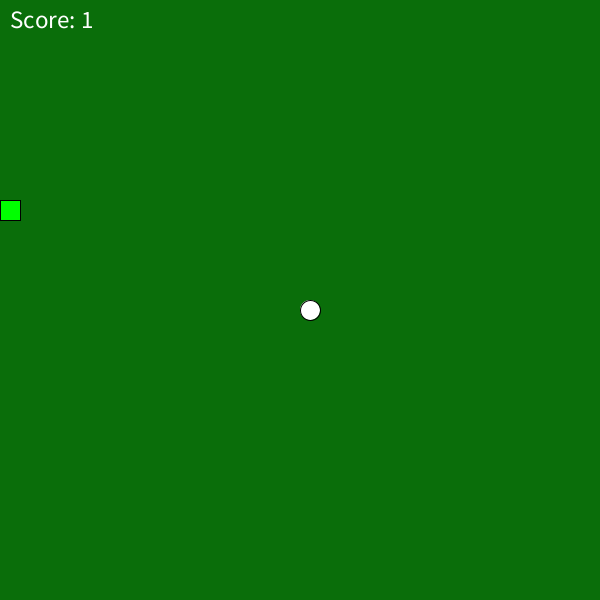
Frame 1 (no input)
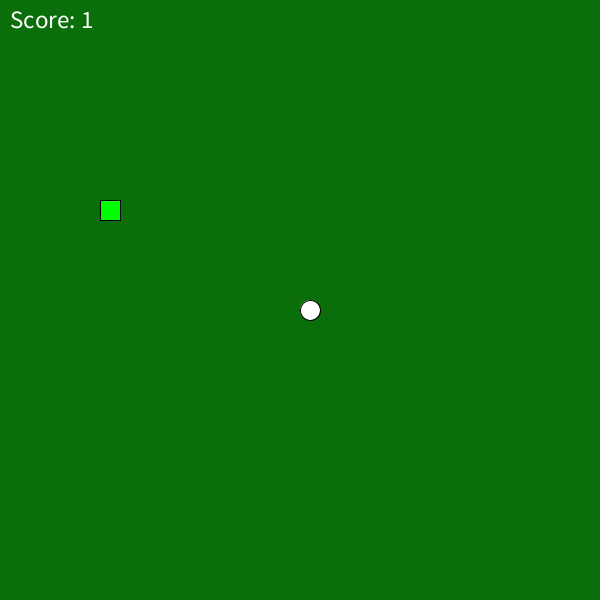
Frame 60 (the mouse pressed at the canvas centre just before this capture)
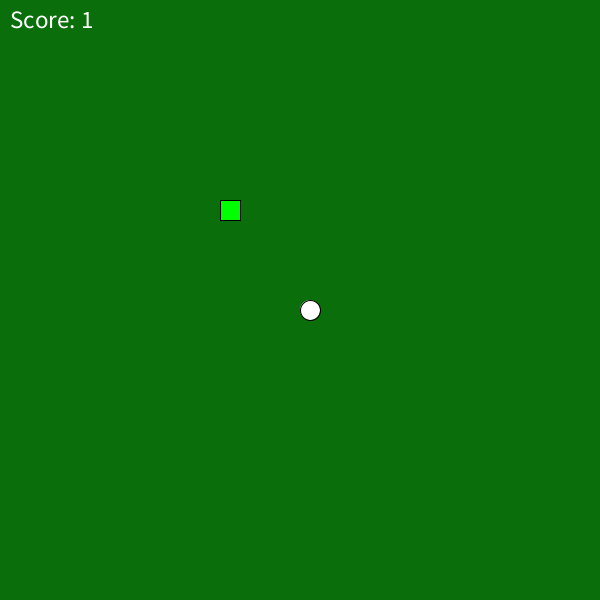
Frame 120 (the mouse held since frame 60 and released just before this capture)

The Processing sketch that drew these frames (run headless with seeded random() and noise(); from frame 60 on, the mouse is pressed at the canvas centre):

// Processing sketch: snake
// ── snake.pde
ArrayList<Integer> snakex = new ArrayList<Integer>(), snakey = new ArrayList<Integer>();
int w=30, h=30, blocks=20, direction=2, foodx=15, foody=15, speed = 8, fc1 = 255, fc2 = 255, fc3 = 255; 
int[]x_direction={0, 0, 1, -1}, y_direction={1, -1, 0, 0}; //direction for x and y
boolean gameover=false;


void setup(){
  size(600,600);
  background(255,255,255);
  snakex.add(0);
  snakey.add(10);
}


void draw(){
  background(10,110,10);
  fill(0,255,0);
  for(int i=0; i < snakex.size();i++) rect(snakex.get(i)*blocks,snakey.get(i)*blocks, blocks, blocks);
   if (!gameover) {  
    fill(fc1, fc2, fc3); //food color red
    ellipse(foodx*blocks+10, foody*blocks+10, blocks, blocks); //food
    textAlign(LEFT); //score
    textSize(25);
    fill(255);
    text("Score: " + snakex.size(), 10, 10, width - 20, 50);
  if(frameCount%10==0){
    snakex.add(0, snakex.get(0) + x_direction[direction]);
    snakey.add(0, snakey.get(0) + y_direction[direction]);
      if (snakex.get(0)==foodx && snakey.get(0)==foody) { //new food if we touch
         if (snakex.size() %5==0 && speed>=2) speed-=1;  // every 5 points speed increase
        foodx = (int)random(0, w); //new food
        foody = (int)random(0, h);
        fc1 = (int)random(255); //new food color r
        fc2 = (int)random(255);  //new food color g
        fc3 = (int)random(255); //new food color b
      } else { 
    snakex.remove(snakex.size()-1);
    snakey.remove(snakey.size()-1);
      }
  }
  if(snakex.get(0) == -1 || snakey.get(0) == -1|| snakex.get(0) == 31 || snakey.get(0) == 31 ){
    gameover = true;
  }
  }else{
   textAlign(CENTER);
   textSize(55);
   fill(0,0,0);
   text("du bist alive'nt \n score:"+ snakex.size() +"\n ENTER to restart",300,300);
      if(keyCode == ENTER){
  snakex.clear();
  snakey.clear();
  snakex.add(0);
  snakey.add(10);
  direction = 2;
  speed = 8;
  gameover= false;
      }
  }
  }
  

void keyPressed() { 
  int newdir=keyCode == DOWN? 0:(keyCode == UP?1:(keyCode == RIGHT?2:(keyCode == LEFT?3:-1)));
  if (newdir != -1) direction = newdir;
}
